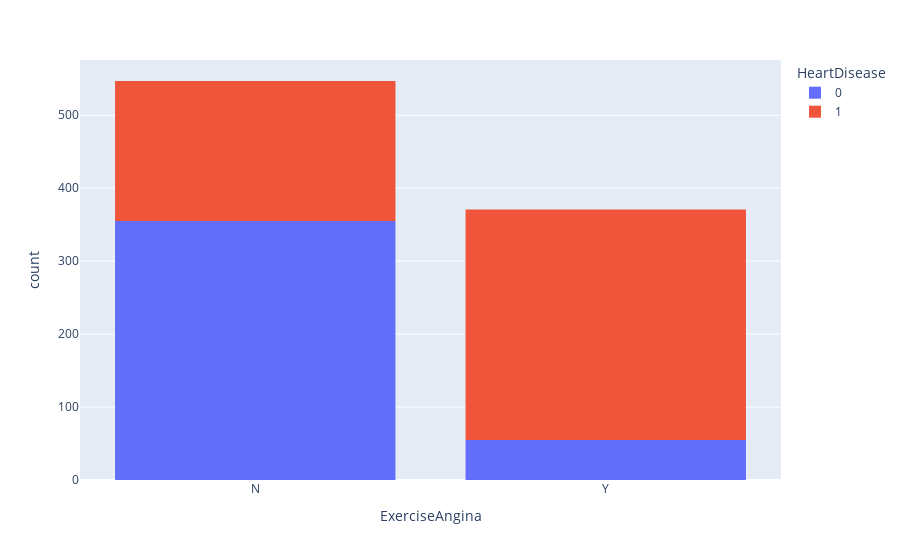

The cell this chart's notebook holds for it:
### Code cell
fig=px.histogram(df,'ExerciseAngina',color='HeartDisease')
fig.show()

### Figure 1 — Plotly figure (JSON) as saved in the notebook; plotly's stock layout.template omitted (floating-point values rounded to 4 significant figures; data arrays with more than 128 entries replaced by an {"elided": "..."} marker saying what was removed)
{"data": [{"alignmentgroup": "True", "bingroup": "x", "hovertemplate": "HeartDisease=0<br>ExerciseAngina=%{x}<br>count=%{y}<extra></extra>", "legendgroup": "0", "marker": {"color": "#636efa", "pattern": {"shape": ""}}, "name": "0", "offsetgroup": "0", "orientation": "v", "showlegend": true, "type": "histogram", "x": {"elided": "410 str values"}, "xaxis": "x", "yaxis": "y"}, {"alignmentgroup": "True", "bingroup": "x", "hovertemplate": "HeartDisease=1<br>ExerciseAngina=%{x}<br>count=%{y}<extra></extra>", "legendgroup": "1", "marker": {"color": "#EF553B", "pattern": {"shape": ""}}, "name": "1", "offsetgroup": "1", "orientation": "v", "showlegend": true, "type": "histogram", "x": {"elided": "508 str values"}, "xaxis": "x", "yaxis": "y"}], "layout": {"barmode": "relative", "legend": {"title": {"text": "HeartDisease"}, "tracegroupgap": 0}, "margin": {"t": 60}, "xaxis": {"anchor": "y", "domain": [0, 1], "title": {"text": "ExerciseAngina"}}, "yaxis": {"anchor": "x", "domain": [0, 1], "title": {"text": "count"}}}}
